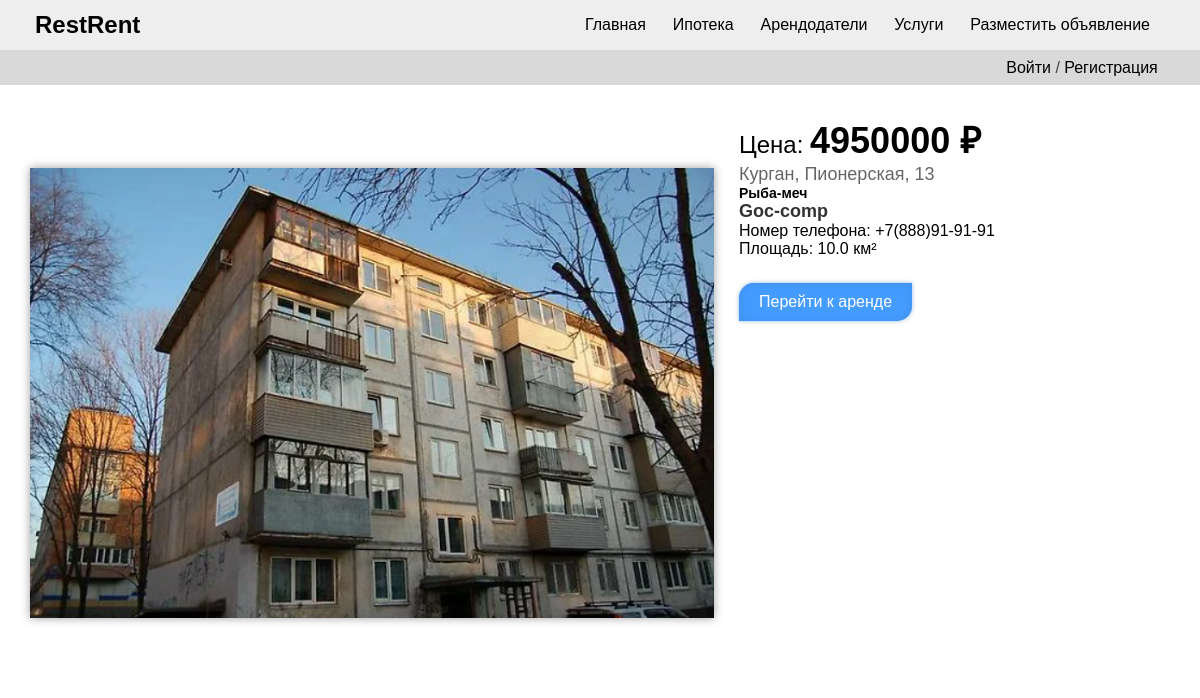
Page /property/2/ on the committed database.
### rent_app/models.py (models this page shows, shortened)
class Property(models.Model):
    price = models.IntegerField(verbose_name='Цена')
    address = models.TextField(verbose_name='Адрес')
    short_description = models.CharField(max_length=512, verbose_name='Краткое описание')
    description = models.TextField(verbose_name='Описание')
    renter = models.ForeignKey(Renter, on_delete=models.CASCADE, verbose_name='Арендодатель', related_name='properties')
    phone_number = models.CharField(max_length=16, verbose_name='Телефон')
    space = models.FloatField(verbose_name='Площадь')
    image = models.ImageField(upload_to='rent-images/%Y/%m/%d/', blank=False, null=False, default=f'{settings.MEDIA_URL}defaults/default.png')
    class Meta:
        verbose_name = 'Недвижимость'
        verbose_name_plural = 'Недвижимость'
        ordering = ('-id',)

class Renter(models.Model):
    title = models.CharField(max_length=64, verbose_name='Название')
    director = models.ForeignKey(User, on_delete=models.CASCADE, verbose_name='Директор')
    logo = models.ImageField(upload_to='logos_of_Renters/%Y/%m/%d/', blank=True, null=True, default=f'{settings.MEDIA_URL}defaults/default.png')
    class Meta:
        verbose_name = 'Арендодатель'
        verbose_name_plural = 'Арендодатели'
        ordering = ('-id',)
    def __str__(self):
        return self.title

### rent_app/views.py (the view)
# urls.py: path('property/<int:pk>/', PropertyDetailView.as_view(), name='property_detail'),
class PropertyDetailView(DetailView):
    model = Property
    context_object_name = 'property'
    template_name = 'property_detail.html'

### rent_app/templates/property_detail.html (shortened to what this page needs)
{% extends 'root.html' %}
{% block content %}
    <div class="detail-content">
        <div class="rent-d-img" style="background-image: url('{{ property.image.url }}')"></div>
        <div class="rent-d-info">
            <p class="rent-d-price">Цена: <span>{{ property.price }} ₽</span></p>
            <p class="rent-d-address">{{ property.address }}</p>
            <p class="rent-d-shr-desc">{{ property.short_description }}</p>
            <p class="rent-d-renter">{{ property.renter }}</p>
            <p class="phone_number">Номер телефона: {{ property.phone_number }}</p>
            <p class="rent-d-space">Площадь: {{ property.space }} км²</p>
            <a href="{% url 'main:request_form' pk=property.id %}">Перейти к аренде</a>
        </div>
    </div>
{% endblock %}

### static/css/main_style.css (style rules this page uses)
* { padding: 0; margin: 0; font-family: "Nunito Sans", sans-serif; }
* a { text-decoration: none; color: black; }
body { display: flex; justify-content: center; align-items: start; flex-wrap: wrap; }
.detail-content { display: grid; grid-template-rows: 555px; grid-template-columns: 60% 40%; column-gap: 25px; width: 100%; padding: 30px; }
.detail-content .rent-d-img { width: 100%; height: 100%; border-radius: 0 30px 0 30px; background-size: 100%; background-repeat: no-repeat; background-position: center; filter: drop-shadow(0 0 5px rgba(115, 114, 114, 0.7)); }
.detail-content .rent-d-info { display: flex; justify-content: start; align-items: start; flex-direction: column; height: 100%; }
.detail-content .rent-d-info .rent-d-price { font-size: 24px; }
.detail-content .rent-d-info .rent-d-price span { font-size: 36px; font-weight: 700; }
.detail-content .rent-d-info .rent-d-address { font-size: 18px; opacity: 60%; }
.detail-content .rent-d-info .rent-d-shr-desc { font-size: 14px; font-weight: 900; }
.detail-content .rent-d-info .rent-d-renter { opacity: 80%; font-size: 18px; font-weight: 800; }
.detail-content .rent-d-info a { background-color: #459cff; padding: 10px 20px; border-radius: 15px 0; margin-top: 25px; box-shadow: 0 0 10px rgba(60, 137, 224, 0.68) inset; filter: drop-shadow(0 0 2px rgba(44, 119, 203, 0.51)); color: white; }

### rows in the picture
Property: image (picture), price "4950000", address "Курган, Пионерская, 13", short_description "Рыба-меч", renter "Goc-comp", phone_number "+7(888)91-91-91", space "10.0"
